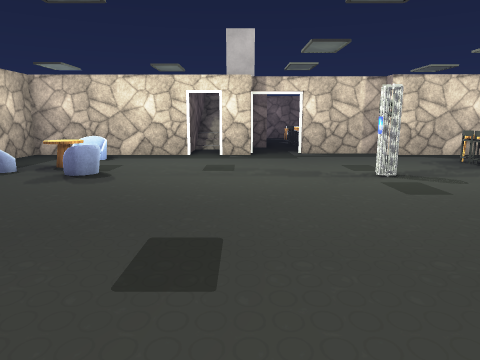
[1] (above)

18 first-person views from a walk through a scene from a Unity 3-D project. The camera is 1.3 m above the floor, tilts 10° down and sees 70° across. Doors are open. The floor is counted in squares, 1 m on a side. Each view is taken from the middle of a square. On the plan, view 1 faces up. The plan holds only what a view shows up to about 15 squares ahead; the rest is blank. The player character is not drawn. Some animated figures are left out. Some surface patterns are stand-ins.

[2]
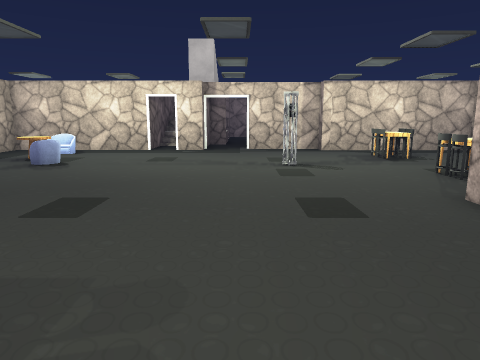

[3]
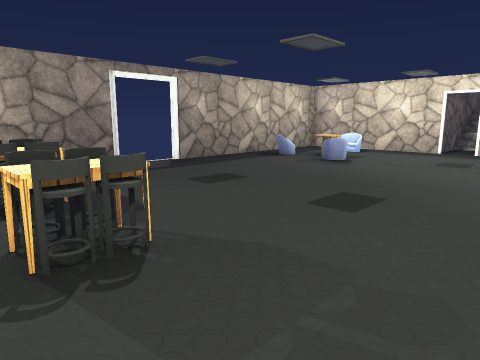

[4]
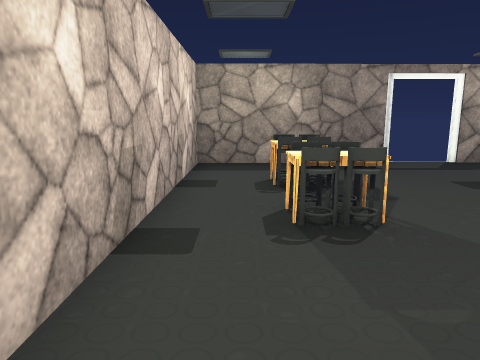

[5]
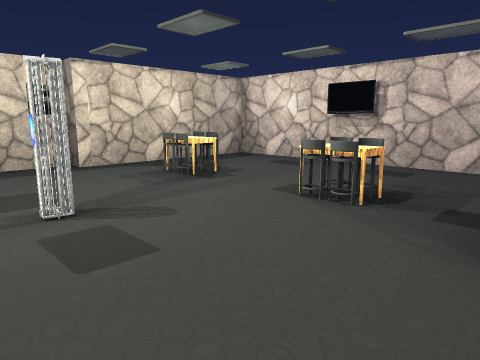

[6]
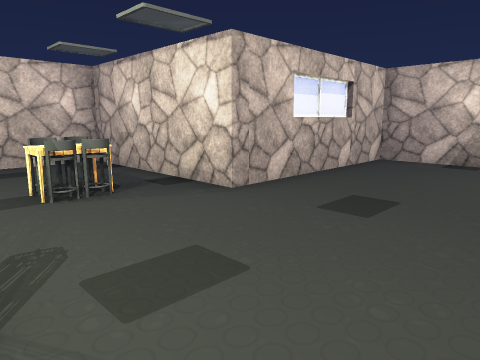

[7]
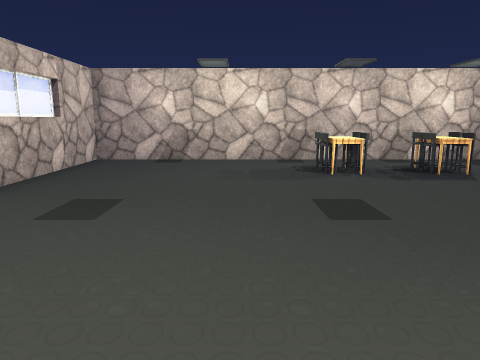

[8]
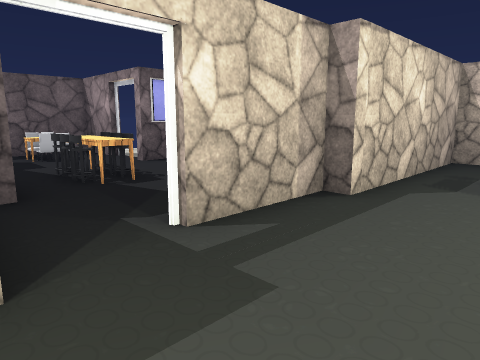

[9]
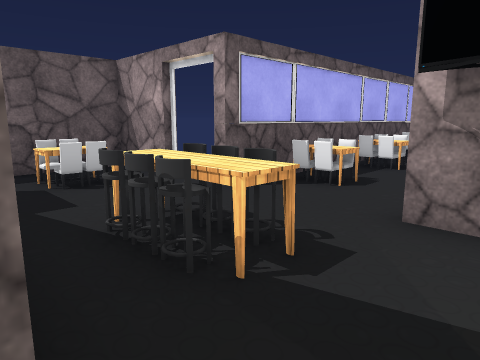

[10]
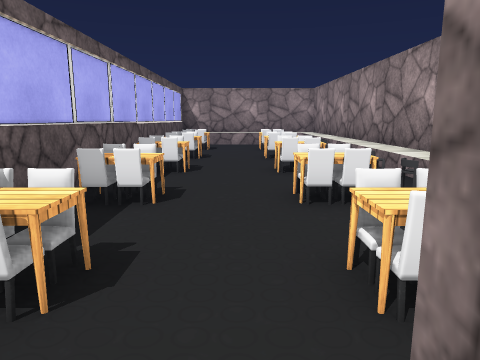

[11]
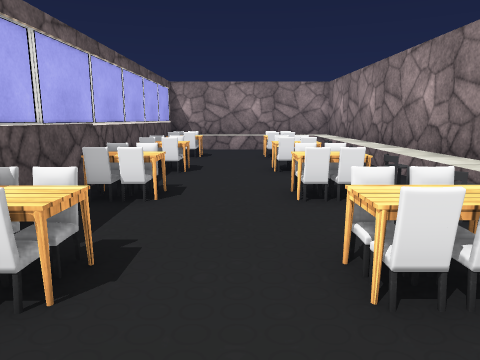

[12]
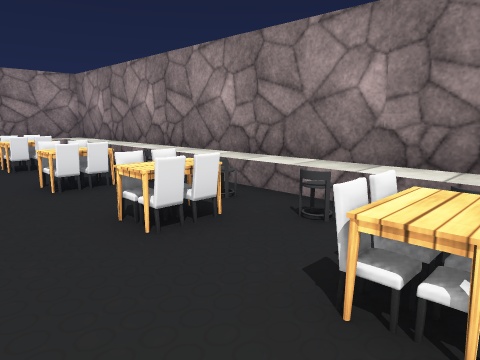

[13]
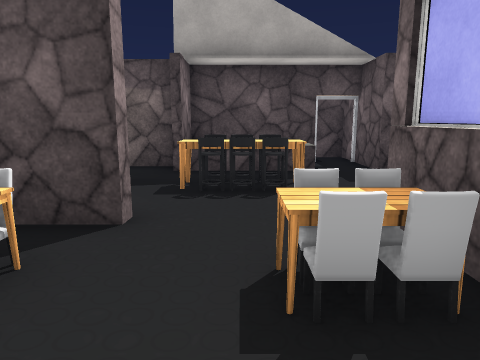

[14]
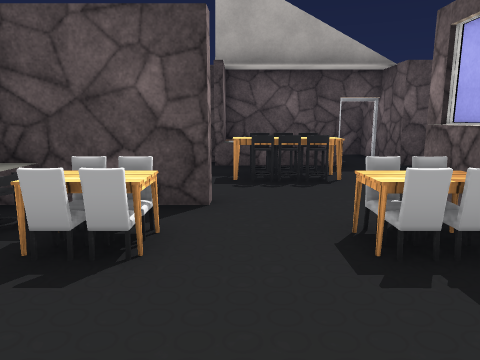

[15]
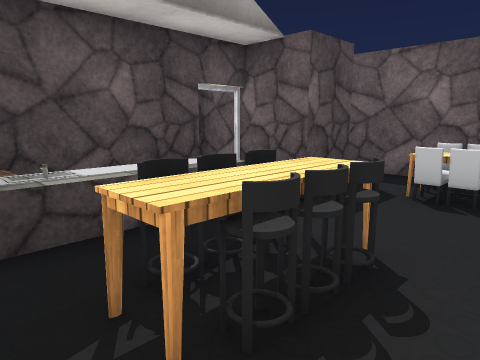

[16]
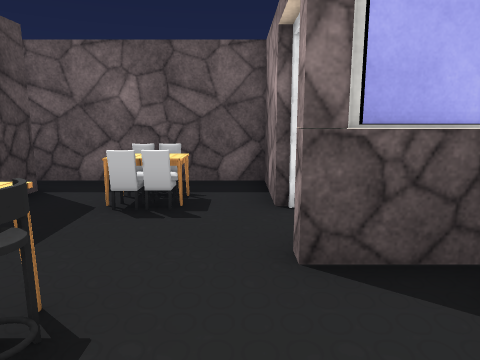

[17]
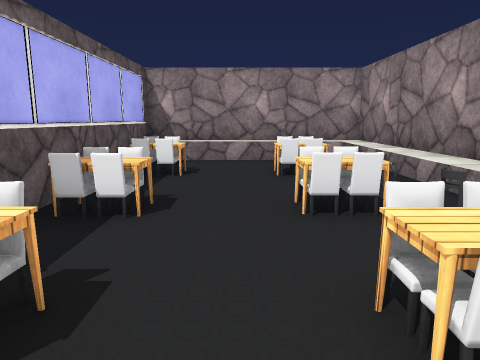

[18]
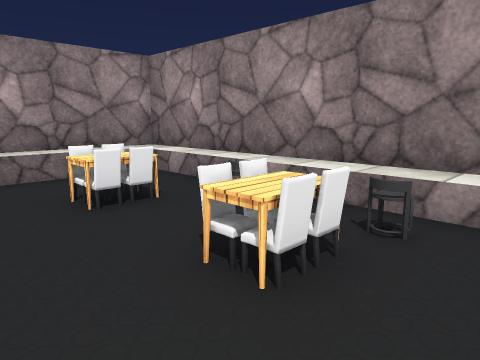

### Floor plan
Points are (right, up) in squares from view 1. A wall is a line through its corners. A room is listed if a view was taken in it or the views show most of it. See-through windows are left out.
Room 1 (views 1, 2, 3, 4, 5, 6, 7, 8)
walls: (0.5, 12.8) (-0.8, 12.8); (-2, 12.8) (-7.6, 12.8) (-7.5, 4.3); (5.9, -1.2) (5.9, 1.4); (5.9, 13.3) (2.3, 13.3); (-7.4, 2.7) (-7.3, -3.3) (5.7, -3.3) (5.7, 3.5) (11.8, 3.5) (11.8, 12.8) (5.5, 12.8)
ways out: open door at (1.5, 13.5) to room 2; open door at (-8, 3.5); open door at (-1.5, 13)
objects: other object (-6, 8) to (-6, 9); other object (-5, -1); other object (-5, 0); other object (-5, 10); other object (-5, 12); other object (-4, -1); other object (-4, 0); other object (-4, 8); other object (-3, -1); other object (-2, -1); other object (-2, 0); other object (-1, -1); other object (-1, 0); other object (3, 8); other object (6, 6); other object (6, 10); other object (7, 5); other object (7, 6); other object (7, 9); other object (7, 10); other object (8, 6); other object (8, 10)
Room 2 (views 9, 10, 11, 12, 13, 14, 15, 16, 17, 18)
walls: (10.8, 13.1) (23.1, 13.2) (23.1, 20) (5.7, 20) (5.7, 20.3); (5.5, 15.6) (5.5, 16.5) (5.9, 16.5) (5.9, 13.3); (5.7, 22.1) (5.7, 24.3) (0.5, 24.3); (0.4, 16.2) (0.4, 14.9); (1.3, 23.2) (1.3, 21.6) (-2, 21.6); (-0.4, 20.4) (-0.4, 16.5)
low walls: (1.3, 20) (1.3, 17.4)
ways out: open door at (1.5, 13.5) to room 1; open door at (-1, 21); open door at (6, 21.5)
objects: other object (0, 17); other object (0, 18) to (1, 19); other object (1, 17); other object (3, 17); other object (3, 18); other object (3, 19); other object (3, 22); other object (3, 23); other object (4, 18); other object (4, 19); other object (4, 22); other object (4, 23); other object (7, 14); other object (7, 15); other object (7, 16); other object (7, 19); other object (8, 15); other object (8, 16); other object (8, 19); other object (10, 15); other object (10, 16); other object (10, 19); other object (11, 14); other object (11, 15); other object (11, 16); other object (11, 19); other object (12, 14); other object (12, 19); other object (13, 15); other object (13, 16); other object (13, 19); other object (14, 14); other object (14, 15); other object (14, 16); other object (14, 19); other object (15, 19); other object (16, 14); other object (16, 19); other object (17, 15); other object (17, 16); other object (17, 19); other object (18, 19); other object (19, 14); other object (20, 15); other object (20, 16); other object (20, 19); other object (21, 15); other object (21, 16); other object (21, 19)

Positions as (right, up) in squares from view 1, and headings:
1: (0, 0), facing up
2: (2, -2), facing up
3: (2, -2), facing up-left
4: (3, -2), facing left
5: (2, 3), facing up-right
6: (1, 8), facing down-right
7: (1, 8), facing down
8: (0, 10), facing up-right
9: (1, 15), facing up-right
10: (5, 17), facing right
11: (8, 17), facing right
12: (10, 18), facing down-right
13: (10, 18), facing left
14: (11, 17), facing left
15: (5, 16), facing up-left
16: (5, 17), facing up
17: (12, 17), facing right
18: (15, 18), facing down-right
